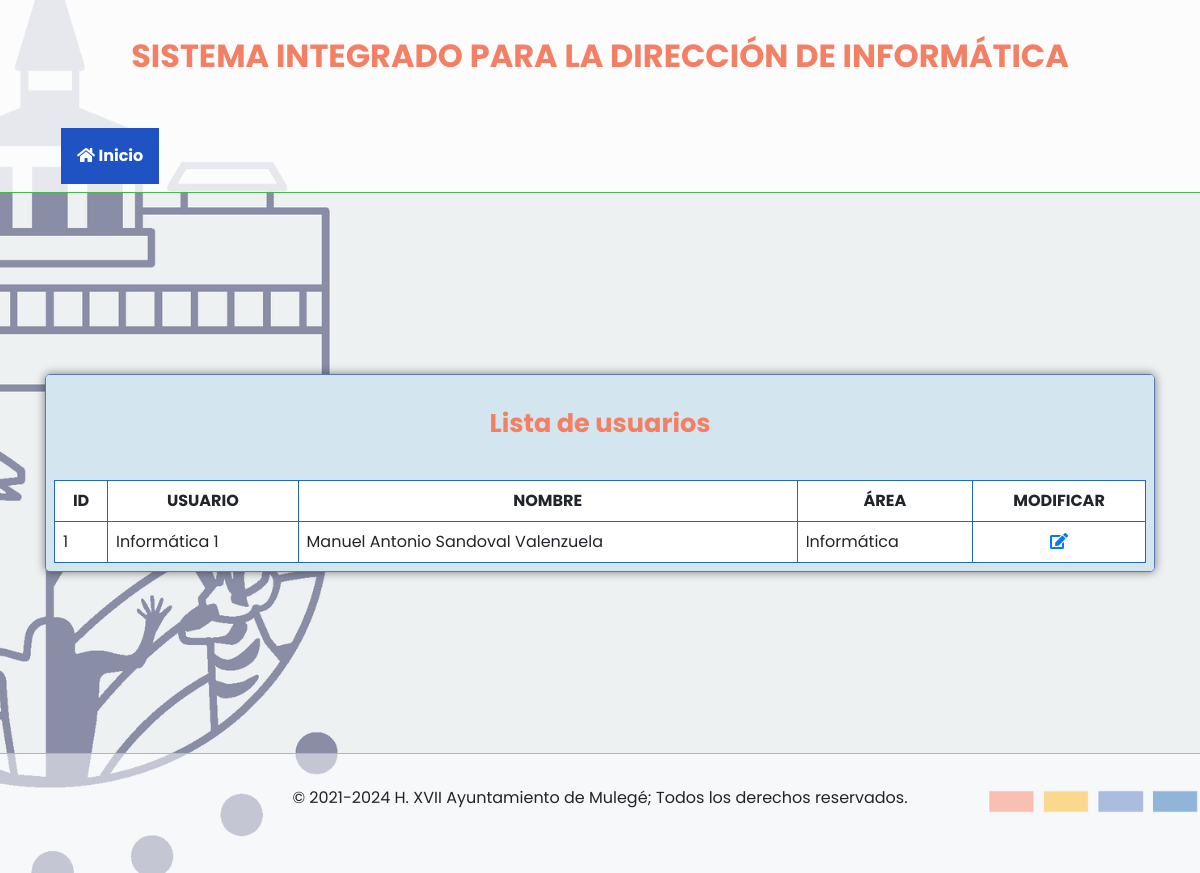
The app's page /lista_usuarios.php with its own data.
### tables this page shows
CREATE TABLE `usuarios` (
  `id` int(11) NOT NULL,
  `usuario` tinytext NOT NULL,
  `contrasena` varchar(255) NOT NULL,
  `nombre` tinytext NOT NULL,
  `area` tinytext NOT NULL
);

### lib/class_lista_usuarios.php (called while the page is built, shortened)
<?php
class lista_usuarios {
  function listaDeUsuarios($connect) {
    $sql = "SELECT id, usuario, nombre, area FROM usuarios";
    $query = mysqli_query($connect, $sql);
    while ($row = mysqli_fetch_array($query)) {
      $usuarios[] = array(
        'id' => $row['id'],
        'usuario' => $row['usuario'],
        'nombre' => $row['nombre'],
        'area' => $row['area']
      );
    }
    if (isset($usuarios)) { return $usuarios; }
    else { return null; }
  }
}
?>

### lista_usuarios.php (the view)
<?php
require_once 'lib/class_lista_usuarios.php';
$lista_usuario = new lista_usuarios;
$usuarios = $lista_usuario -> listaDeUsuarios($connect);
include_once 'header.php';
include_once 'menu.php';
?>
  <main class="container">
    <section class="row justify-content-center">
      <div class="col-12 centrar-contenedor">
        <div class="contenedor">
          <div class="titulo-contenedor">
            <h2>Lista de usuarios</h2>
          </div>
          <div class="contenido-contenedor">
            <table width="100%">
              <tr>
                <th>ID</th>
                <th>USUARIO</th>
                <th>NOMBRE</th>
                <th>ÁREA</th>
                <th>MODIFICAR</th>
              </tr>
              <?php foreach ($usuarios as $usr): ?>
                <tr>
                  <td><?php echo $usr['id']; ?></td>
                  <td><?php echo $usr['usuario']; ?></td>
                  <td><?php echo $usr['nombre']; ?></td>
                  <td><?php echo $usr['area']; ?></td>
                  <td align="center"> <a href="/modificar_usuario/<?php echo $usr['id']; ?>"> <span class="fas fa-edit"></span> </a></td>
                </tr>
              <?php endforeach; ?>
            </table>
          </div>
        </div>
      </div>
    </section>
  </main>
	<?php include_once 'footer.php'; ?>

### css/style.css (style rules this page uses)
* { font-family: 'Poppins', sans-serif; box-sizing: border-box; margin: 0; padding: 0; }
html, body { font-size: 16px; margin: 0; padding: 0; }
body { background: url('../img/bg4.png') no-repeat fixed center / cover; }
h1, h2, h3 { font-weight: bold; text-align: center; color: #f38065; }
h2 { font-size: 1.6rem; margin: 1em 0; }
table, th, td { border: 1px solid #226ab3; background-color: rgba(255, 255, 255, 1); }
table { margin: 0; }
th, td { padding: .5em; }
th { text-align: center; }
main { z-index: 0; overflow: hidden; min-height: 70vh; }
.contenedor { overflow: hidden; width: 100%; margin: 2rem auto; padding: 0; border: 1px solid #567abc; border-radius: 5px; box-shadow: 0 0 10px rgba(0, 0, 0, .5); }
.titulo-contenedor { line-height: 1.5em; width: 100%; min-height: 1.5em; padding: .5em; background: #d3e6ef; }
.contenido-contenedor { width: 100%; padding: .5em; background-color: #d3e6ef; }
.centrar-contenedor { display: flex; min-height: 70vh; align-items: center; justify-content: center; }

### records on screen
usuarios: id "1", usuario "Informática 1", nombre "Manuel Antonio Sandoval Valenzuela", area "Informática"
